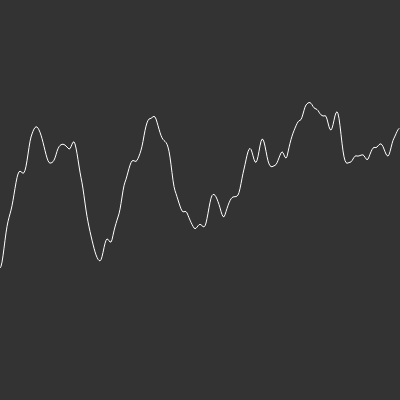
Frame 1 (no input)
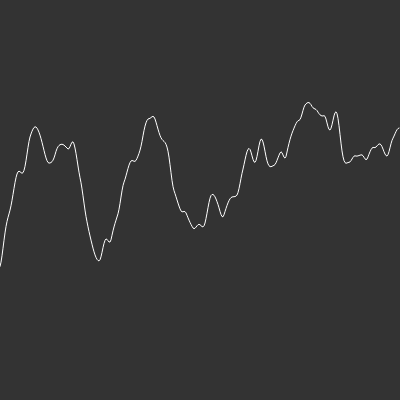
Frame 2 (the mouse pressed at the canvas centre, redrawn once)

The p5.js sketch that drew these frames (run headless with seeded random() and noise() and a simulated clock; the mouse was pressed at the canvas centre and the sketch redrawn once):

// p5.js sketch
// ── sketch.js
var start = 0

function setup() {
    createCanvas(400, 400);
	pixelDensity(1)
}

/*Perlin 1D */
function draw() {
    background(51)
	stroke(255);
	noFill();
	beginShape();
	var xoff = start
	for (var x = 0; x < width; x++){
		stroke(255);
		var y = map(noise(xoff), 0, 1, 0, width);
		vertex(x, y);
		xoff += 0.02
	}
	endShape();
	start += 0.02
	noLoop()
}

// function draw() {
//     background(51)
// 	stroke(255);
// 	noFill();
// 	beginShape();
// 	var yoff = start
// 	for (var y = 0; y < height; y++){
// 		stroke(255);
// 		var x = map(noise(yoff), 0, 1, 0, width);
// 		vertex(x, y);
// 		yoff += 0.02
// 	}
// 	endShape();
// 	start += 0.02
// 	noLoop()
// }

/*Perlin 2D */
// function draw() {
// 	var yoff = 0;
// 	loadPixels();
// 	for(y = 0; y < height; y++) {
// 		var xoff = 0; // for every row reset xoff
// 		for(x = 0; x < width; x++) {
// 			var index = (x + y * width) * 4 
// 			var r = noise(xoff, yoff) * 255
// 			pixels[index + 0] = r //r
// 			pixels[index+1] = r //g
// 			pixels[index+2] = r //b
// 			pixels[index+3] = 255  //a
// 			xoff += 0.01
// 		}
// 		yoff += 0.01
// 	}
// 	updatePixels()
// 	noLoop()
// }

// ── flowfield.js
var scl = 20;
var cols, rows;
var inc = 0.1;
var fr;
var zoff = 0
var particles = []
var flowField;

function setup() {
    createCanvas(400, 400);
	cols = floor(width / scl);
    rows = floor(height / scl);
    fr = createP()
    flowField = new Array(cols * rows)
    for(var i = 0; i < 400; i++) {
        particles[i] = new Particle()
    }
    background(255)

}

function draw() {
    var yoff = 0;
    for (var y = 0; y < rows; y++) {
        var xoff = 0;
        for (var x = 0; x < cols; x++) {
            var index = (x + y * cols);
            var angle = noise(xoff, yoff, zoff) * TWO_PI;
            var v = p5.Vector.fromAngle(angle)
            v.setMag(1);
            flowField[index] = v
            xoff += inc;
            // stroke(0, 50);
            // push()
            // translate(x * scl, y*scl)
            // rotate(v.heading())
            // strokeWeight(1)
            // line(0, 0, scl, 0)
            // pop()
            // fill(r)
            // rect(x * scl, y * scl, scl, scl)
        }
        yoff += inc;

        zoff += 0.0003;
    }
    for (let i = 0; i < particles.length; i ++) {
        particles[i].follow(flowField)
        particles[i].update();
        particles[i].edges();
        particles[i].show();
    }

    if(zoff > 15) {
        noLoop()
    }

    fr.html(floor(frameRate()))
}
// ── particle.js
function Particle() {
    this.pos = createVector(random(width), random(height));
    this.vel = createVector(0, 0);
    this.acc = createVector(0, 0);
    this.maxspeed = 2
    this.prevPos = this.pos.copy()

    this.update = function() {
        this.vel.add(this.acc);
        this.vel.limit(this.maxspeed)
        this.pos.add(this.vel);
        this.acc.mult(0)
    }

    this.follow = function(vectors) {
        var x = floor(this.pos.x / scl)
        var y = floor(this.pos.y / scl)
        var index = x + y * cols; //formula for 2d becoming 1d
        var force = vectors[index];
        this.applyForce(force)
    } 

    this.applyForce = function(force) {
        this.acc.add(force);
    }

    this.show = function() {
        stroke(0, 5);
        strokeWeight(1)
        line(this.pos.x, this.pos.y, this.prevPos.x, this.prevPos.y)
        this.updatePrev()
        // point(this.pos.x, this.pos.y)
    }

    this.updatePrev = function() {
        this.prevPos.x = this.pos.x
        this.prevPos.y = this.pos.y
    }

    this.edges = function() {
        if(this.pos.x > width) {
            this.pos.x = 0
            this.updatePrev()
        }
        if(this.pos.x < 0) {
            this.pos.x = width
            this.updatePrev()
        }
        if(this.pos.y > height) {
            this.pos.y = 0
            this.updatePrev()
        }
        if(this.pos.y < 0) {
            this.pos.y = height
            this.updatePrev()
        }
    }
}
